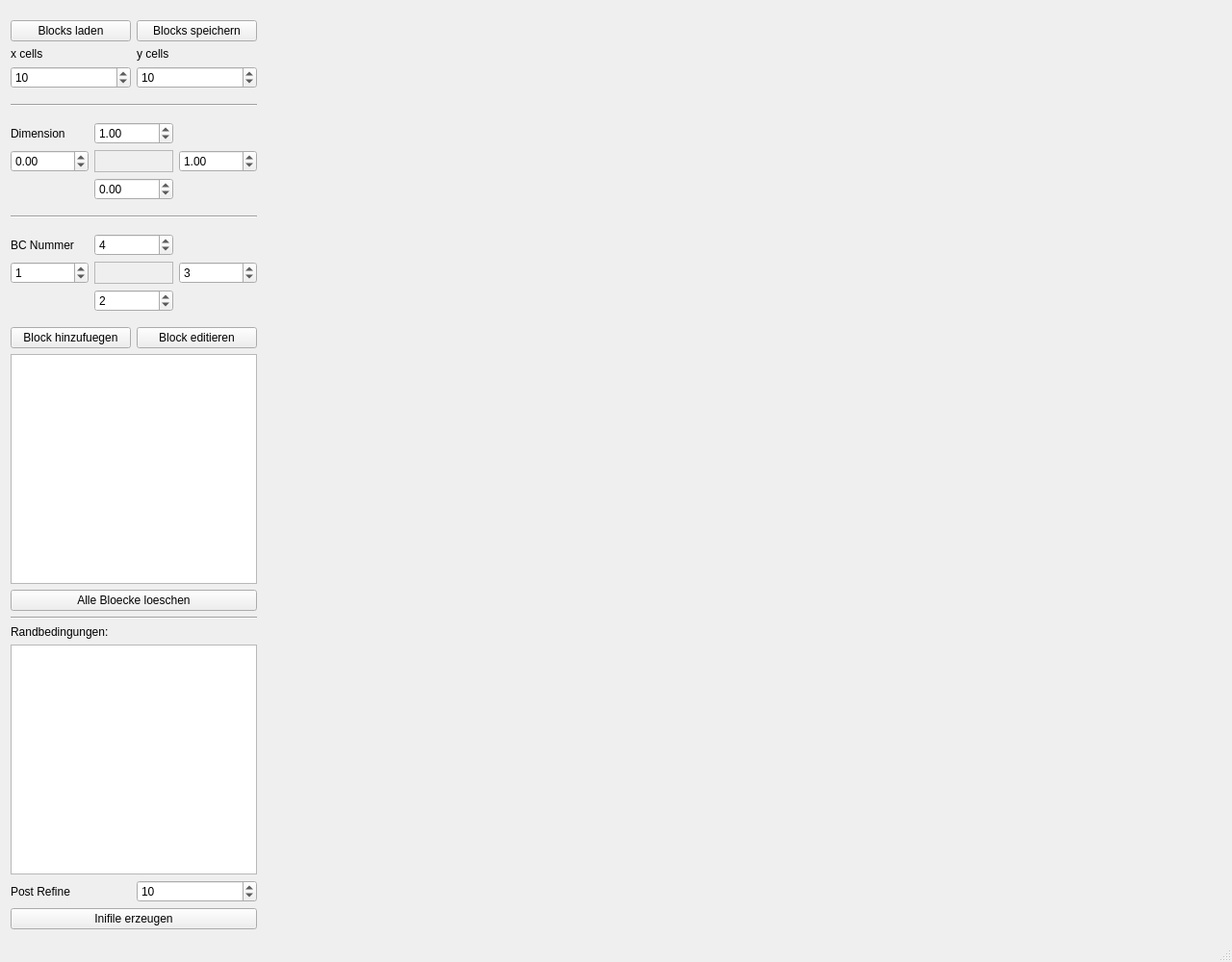
<?xml version="1.0" encoding="UTF-8"?>
<ui version="4.0">
 <class>MainWindow</class>
 <widget class="QMainWindow" name="MainWindow">
  <property name="geometry">
   <rect>
    <x>0</x>
    <y>0</y>
    <width>1280</width>
    <height>1000</height>
   </rect>
  </property>
  <property name="minimumSize">
   <size>
    <width>1280</width>
    <height>1000</height>
   </size>
  </property>
  <property name="windowTitle">
   <string>Block Grid Generator</string>
  </property>
  <widget class="QWidget" name="centralwidget">
   <layout class="QHBoxLayout" name="horizontalLayout_2">
    <property name="spacing">
     <number>2</number>
    </property>
    <property name="margin">
     <number>2</number>
    </property>
    <item>
     <layout class="QHBoxLayout" name="horizontalLayout">
      <property name="bottomMargin">
       <number>1</number>
      </property>
      <item>
       <widget class="QWidget" name="verticalWidget" native="true">
        <property name="sizePolicy">
         <sizepolicy hsizetype="Minimum" vsizetype="Preferred">
          <horstretch>0</horstretch>
          <verstretch>0</verstretch>
         </sizepolicy>
        </property>
        <layout class="QVBoxLayout" name="verticalLayout">
         <item>
          <layout class="QGridLayout" name="gridLayout">
           <property name="topMargin">
            <number>10</number>
           </property>
           <property name="bottomMargin">
            <number>10</number>
           </property>
           <property name="verticalSpacing">
            <number>6</number>
           </property>
           <item row="2" column="1">
            <widget class="QSpinBox" name="sb_ycells">
             <property name="maximum">
              <number>100</number>
             </property>
             <property name="value">
              <number>10</number>
             </property>
            </widget>
           </item>
           <item row="1" column="1">
            <widget class="QLabel" name="label_6">
             <property name="text">
              <string>y cells</string>
             </property>
            </widget>
           </item>
           <item row="1" column="0">
            <widget class="QLabel" name="label_5">
             <property name="text">
              <string>x cells</string>
             </property>
            </widget>
           </item>
           <item row="2" column="0">
            <widget class="QSpinBox" name="sb_xcells">
             <property name="maximum">
              <number>100</number>
             </property>
             <property name="value">
              <number>10</number>
             </property>
            </widget>
           </item>
           <item row="0" column="0">
            <widget class="QPushButton" name="b_load">
             <property name="text">
              <string>Blocks laden</string>
             </property>
             <property name="icon">
              <iconset theme="document-open">
               <normaloff/>
              </iconset>
             </property>
            </widget>
           </item>
           <item row="0" column="1">
            <widget class="QPushButton" name="b_save">
             <property name="text">
              <string>Blocks speichern</string>
             </property>
             <property name="icon">
              <iconset theme="document-save">
               <normaloff/>
              </iconset>
             </property>
            </widget>
           </item>
          </layout>
         </item>
         <item>
          <widget class="Line" name="line_2">
           <property name="orientation">
            <enum>Qt::Horizontal</enum>
           </property>
          </widget>
         </item>
         <item>
          <layout class="QGridLayout" name="gridLayout_3">
           <property name="topMargin">
            <number>10</number>
           </property>
           <property name="bottomMargin">
            <number>10</number>
           </property>
           <item row="2" column="1">
            <widget class="QDoubleSpinBox" name="sb_ymin">
             <property name="minimum">
              <double>-99999.000000000000000</double>
             </property>
             <property name="maximum">
              <double>99999.000000000000000</double>
             </property>
            </widget>
           </item>
           <item row="0" column="1">
            <widget class="QDoubleSpinBox" name="sb_ymax">
             <property name="minimum">
              <double>-99999.000000000000000</double>
             </property>
             <property name="maximum">
              <double>99999.000000000000000</double>
             </property>
             <property name="value">
              <double>1.000000000000000</double>
             </property>
            </widget>
           </item>
           <item row="0" column="0">
            <widget class="QLabel" name="label_8">
             <property name="text">
              <string>Dimension</string>
             </property>
            </widget>
           </item>
           <item row="1" column="0">
            <widget class="QDoubleSpinBox" name="sb_xmin">
             <property name="minimum">
              <double>-99999.000000000000000</double>
             </property>
             <property name="maximum">
              <double>99999.000000000000000</double>
             </property>
            </widget>
           </item>
           <item row="1" column="2">
            <widget class="QDoubleSpinBox" name="sb_xmax">
             <property name="minimum">
              <double>-99999.000000000000000</double>
             </property>
             <property name="maximum">
              <double>99999.000000000000000</double>
             </property>
             <property name="value">
              <double>1.000000000000000</double>
             </property>
            </widget>
           </item>
           <item row="1" column="1">
            <widget class="QFrame" name="frame">
             <property name="frameShape">
              <enum>QFrame::StyledPanel</enum>
             </property>
             <property name="frameShadow">
              <enum>QFrame::Raised</enum>
             </property>
            </widget>
           </item>
          </layout>
         </item>
         <item>
          <widget class="Line" name="line">
           <property name="orientation">
            <enum>Qt::Horizontal</enum>
           </property>
          </widget>
         </item>
         <item>
          <layout class="QGridLayout" name="gridLayout_2">
           <property name="topMargin">
            <number>10</number>
           </property>
           <property name="rightMargin">
            <number>0</number>
           </property>
           <property name="bottomMargin">
            <number>10</number>
           </property>
           <item row="1" column="1">
            <widget class="QFrame" name="frame_2">
             <property name="frameShape">
              <enum>QFrame::StyledPanel</enum>
             </property>
             <property name="frameShadow">
              <enum>QFrame::Raised</enum>
             </property>
            </widget>
           </item>
           <item row="2" column="1">
            <widget class="QSpinBox" name="sb_bcymin">
             <property name="minimum">
              <number>0</number>
             </property>
             <property name="maximum">
              <number>99</number>
             </property>
             <property name="value">
              <number>2</number>
             </property>
            </widget>
           </item>
           <item row="0" column="1">
            <widget class="QSpinBox" name="sb_bcymax">
             <property name="minimum">
              <number>0</number>
             </property>
             <property name="maximum">
              <number>99</number>
             </property>
             <property name="value">
              <number>4</number>
             </property>
            </widget>
           </item>
           <item row="1" column="2">
            <widget class="QSpinBox" name="sb_bcxmax">
             <property name="minimum">
              <number>0</number>
             </property>
             <property name="maximum">
              <number>99</number>
             </property>
             <property name="value">
              <number>3</number>
             </property>
            </widget>
           </item>
           <item row="0" column="0">
            <widget class="QLabel" name="label">
             <property name="text">
              <string>BC Nummer</string>
             </property>
            </widget>
           </item>
           <item row="1" column="0">
            <widget class="QSpinBox" name="sb_bcxmin">
             <property name="minimum">
              <number>0</number>
             </property>
             <property name="maximum">
              <number>99</number>
             </property>
             <property name="value">
              <number>1</number>
             </property>
            </widget>
           </item>
          </layout>
         </item>
         <item>
          <layout class="QHBoxLayout" name="horizontalLayout_3">
           <item>
            <widget class="QPushButton" name="b_addBlock">
             <property name="text">
              <string>Block hinzufuegen</string>
             </property>
             <property name="icon">
              <iconset theme="list-add">
               <normaloff/>
              </iconset>
             </property>
            </widget>
           </item>
           <item>
            <widget class="QPushButton" name="b_editBlock">
             <property name="text">
              <string>Block editieren</string>
             </property>
             <property name="icon">
              <iconset theme="gtk-edit">
               <normaloff/>
              </iconset>
             </property>
            </widget>
           </item>
          </layout>
         </item>
         <item>
          <widget class="QTreeView" name="tv_blocks">
           <property name="sizePolicy">
            <sizepolicy hsizetype="Preferred" vsizetype="Expanding">
             <horstretch>0</horstretch>
             <verstretch>0</verstretch>
            </sizepolicy>
           </property>
          </widget>
         </item>
         <item>
          <widget class="QPushButton" name="b_clearBlocks">
           <property name="text">
            <string>Alle Bloecke loeschen</string>
           </property>
           <property name="icon">
            <iconset theme="edit-clear">
             <normaloff/>
            </iconset>
           </property>
          </widget>
         </item>
         <item>
          <widget class="Line" name="line_3">
           <property name="orientation">
            <enum>Qt::Horizontal</enum>
           </property>
          </widget>
         </item>
         <item>
          <widget class="QLabel" name="label_3">
           <property name="text">
            <string>Randbedingungen:</string>
           </property>
          </widget>
         </item>
         <item>
          <widget class="QTableView" name="tv_bcs">
           <property name="sizePolicy">
            <sizepolicy hsizetype="Preferred" vsizetype="Expanding">
             <horstretch>0</horstretch>
             <verstretch>0</verstretch>
            </sizepolicy>
           </property>
          </widget>
         </item>
         <item>
          <layout class="QHBoxLayout" name="horizontalLayout_4">
           <item>
            <widget class="QLabel" name="label_2">
             <property name="enabled">
              <bool>true</bool>
             </property>
             <property name="sizePolicy">
              <sizepolicy hsizetype="Minimum" vsizetype="Preferred">
               <horstretch>0</horstretch>
               <verstretch>0</verstretch>
              </sizepolicy>
             </property>
             <property name="text">
              <string>Post Refine</string>
             </property>
            </widget>
           </item>
           <item>
            <widget class="QSpinBox" name="sb_postRefine">
             <property name="sizePolicy">
              <sizepolicy hsizetype="Preferred" vsizetype="Fixed">
               <horstretch>0</horstretch>
               <verstretch>0</verstretch>
              </sizepolicy>
             </property>
             <property name="minimum">
              <number>1</number>
             </property>
             <property name="maximum">
              <number>10000</number>
             </property>
             <property name="value">
              <number>10</number>
             </property>
            </widget>
           </item>
          </layout>
         </item>
         <item>
          <widget class="QPushButton" name="b_export">
           <property name="text">
            <string>Inifile erzeugen</string>
           </property>
           <property name="icon">
            <iconset theme="document-save">
             <normaloff/>
            </iconset>
           </property>
          </widget>
         </item>
        </layout>
       </widget>
      </item>
      <item>
       <widget class="QLabel" name="l_draw">
        <property name="sizePolicy">
         <sizepolicy hsizetype="Expanding" vsizetype="Preferred">
          <horstretch>0</horstretch>
          <verstretch>0</verstretch>
         </sizepolicy>
        </property>
        <property name="text">
         <string/>
        </property>
        <property name="alignment">
         <set>Qt::AlignBottom|Qt::AlignLeading|Qt::AlignLeft</set>
        </property>
       </widget>
      </item>
     </layout>
    </item>
   </layout>
  </widget>
  <widget class="QMenuBar" name="menubar">
   <property name="geometry">
    <rect>
     <x>0</x>
     <y>0</y>
     <width>1280</width>
     <height>20</height>
    </rect>
   </property>
  </widget>
  <widget class="QStatusBar" name="statusbar"/>
 </widget>
 <tabstops>
  <tabstop>b_load</tabstop>
  <tabstop>b_save</tabstop>
  <tabstop>sb_xcells</tabstop>
  <tabstop>sb_ycells</tabstop>
  <tabstop>sb_xmin</tabstop>
  <tabstop>sb_xmax</tabstop>
  <tabstop>sb_ymin</tabstop>
  <tabstop>sb_ymax</tabstop>
  <tabstop>sb_bcxmin</tabstop>
  <tabstop>sb_bcymin</tabstop>
  <tabstop>sb_bcxmax</tabstop>
  <tabstop>sb_bcymax</tabstop>
  <tabstop>b_addBlock</tabstop>
  <tabstop>b_editBlock</tabstop>
  <tabstop>b_export</tabstop>
 </tabstops>
 <resources/>
 <connections/>
</ui>
